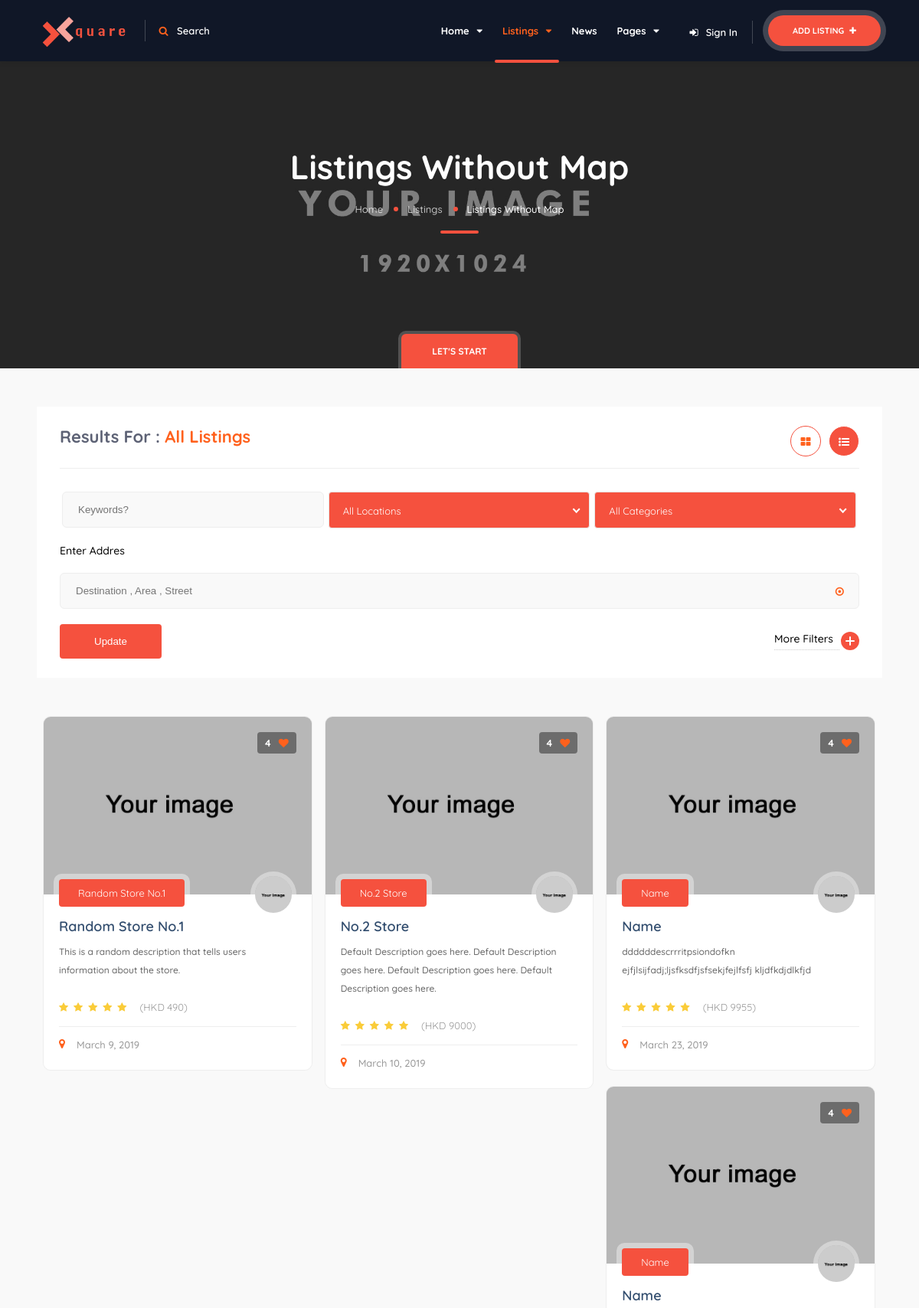
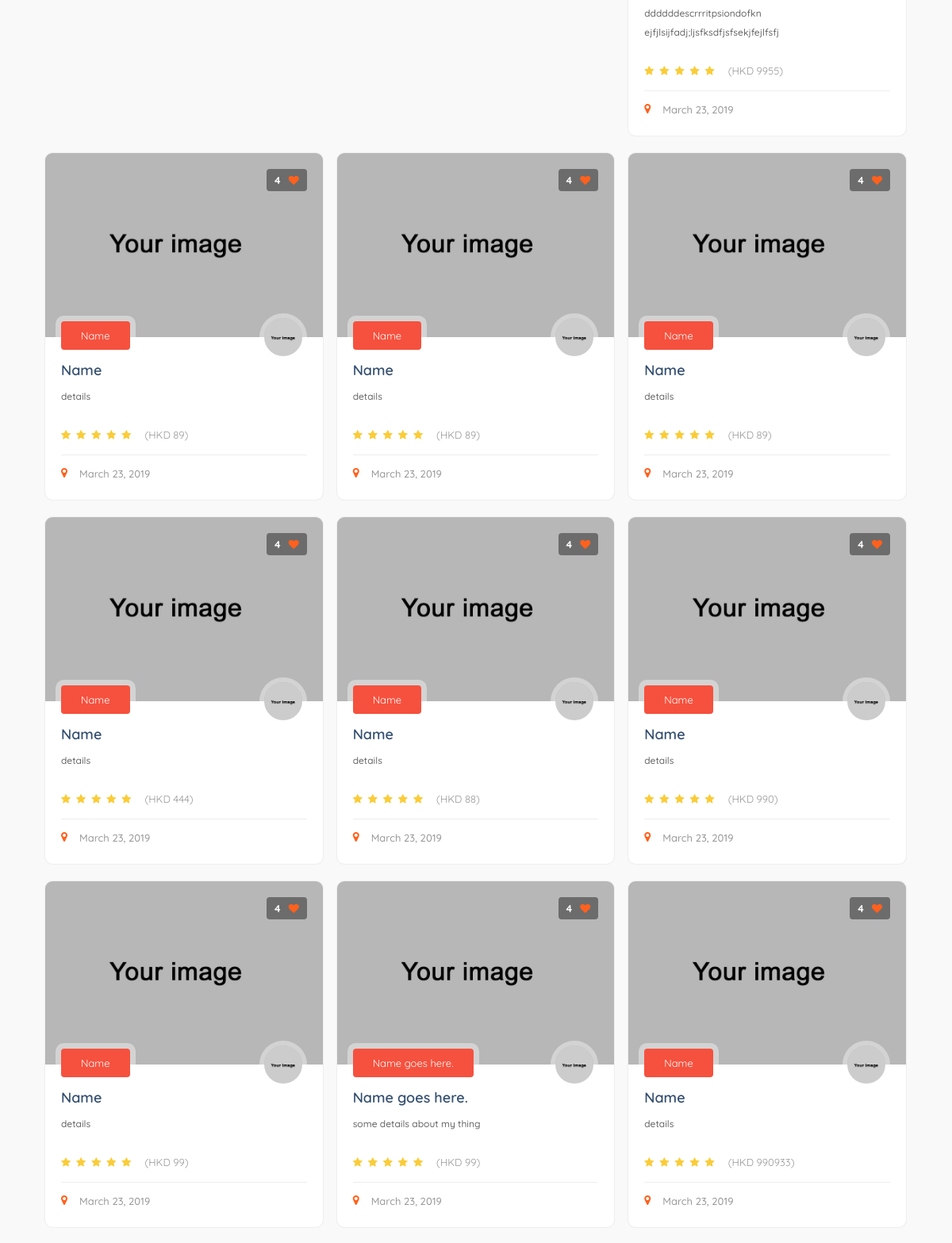
/polls/stores/ (upper part), run on the app's committed database (2 pictures, top to bottom).
### polls/models.py (models this page shows, shortened)
class Store(models.Model):
	ID = models.BigAutoField(primary_key=True)
	Name = models.CharField(max_length = 200)
	Description = models.TextField(default = "Default Description goes here. Default Description goes here. Default Description goes here. Default Description goes here.")
	Price = models.BigIntegerField()
	Image = models.CharField(max_length = 200,default = "../../static/images/games/5.jpg")
	Feature = models.BooleanField(default=True)
	Listdate = models.DateField(auto_now_add=True)

### polls/views.py (the view)
# urls.py: path('stores/',views.stores, name='stores'),
def stores(request):
	store_list = Store.objects.all()
	context = {'store_list': store_list}
	return render(request, 'stores.html', context)

### polls/templates/stores.html (shortened to what this page needs)
{% load static %}
<!DOCTYPE HTML>
<html lang="en">
    <head>
        <link type="text/css" rel="stylesheet" href="{% static 'css/reset.css' %}">
        <link type="text/css" rel="stylesheet" href="{% static 'css/plugins.css' %}">
        <link type="text/css" rel="stylesheet" href="{% static 'css/style.css' %}">
        <link type="text/css" rel="stylesheet" href="{% static 'css/color.css' %}">
    </head>
    <body>
        <div id="main">
            <header class="main-header dark-header fs-header sticky">
                <div class="header-inner">
                    <div class="logo-holder">
                        <a href="index.html"><img src="{% static 'images/logo.png' %}" alt=""></a>
                    </div>
                    <div class="show-search-button"><i class="fa fa-search"></i> <span>Search</span></div>
                    <a href="dashboard-add-listing.html" class="add-list">Add Listing <span><i class="fa fa-plus"></i></span></a>
                    <div class="show-reg-form modal-open"><i class="fa fa-sign-in"></i>Sign In</div>
                    <div class="nav-holder main-menu">
                        <nav>
                            <ul>
                                <li>
                                    <a href="#">Home <i class="fa fa-caret-down"></i></a>
                                </li>
                                <li>
                                    <a href="#" class="act-link">Listings <i class="fa fa-caret-down"></i></a>
                                </li>
                                <li>
                                    <a href="blog.html">News</a>
                                </li>
                                <li>
                                    <a href="#">Pages <i class="fa fa-caret-down"></i></a>
                                </li>
                            </ul>
                        </nav>
                    </div>
                </div>
            </header>
            <div id="wrapper">
                <div class="content">
                    <section class="parallax-section" data-scrollax-parent="true">
                        <div class="bg par-elem "  data-bg="{% static 'images/bg/1.jpg' %}" data-scrollax="properties: { translateY: '30%' }"></div>
                        <div class="overlay"></div>
                        <div class="container">
                            <div class="section-title center-align">
                                <h2><span>Listings Without Map</span></h2>
                                <div class="breadcrumbs fl-wrap"><a href="#">Home</a><a href="#">Listings</a><span>Listings Without Map</span></div>
                            </div>
                        </div>
                        <div class="header-sec-link">
                            <div class="container"><a href="#sec1" class="custom-scroll-link">Let's Start</a></div>
                        </div>
                    </section>
                    <section class="gray-bg no-pading no-top-padding" id="sec1">
                        <div class="col-list-wrap  center-col-list-wrap left-list">
                            <div class="container">
                                <div class="listsearch-maiwrap box-inside fl-wrap">
                                    <div class="listsearch-header fl-wrap">
                                        <h3>Results For : <span>All Listings</span></h3>
                                        <div class="listing-view-layout">
                                            <ul>
                                                <li><a class="grid active" href="#"><i class="fa fa-th-large"></i></a></li>
                                                <li><a class="list" href="#"><i class="fa fa-list-ul"></i></a></li>
                                            </ul>
                                        </div>
                                    </div>
                                    <div class="listsearch-input-wrap fl-wrap">
                                        <div class="listsearch-input-item">
                                            <input type="text" placeholder="Keywords?" value=""/>
                                        </div>
                                        <div class="listsearch-input-item">
                                        </div>
                                        <div class="listsearch-input-item">
                                        </div>
                                    <div class="listsearch-input-text" id="autocomplete-container">
                                        <label> Enter Addres </label>
                                        <input type="text" placeholder="Destination , Area , Street" id="autocomplete-input" class="qodef-archive-places-search" value=""/>
                                        <a  href="#"  class="loc-act qodef-archive-current-location"><i class="fa fa-dot-circle-o"></i></a>
                                    </div>
                                        <button class="button fs-map-btn">Update</button>
                                        <div class="more-filter-option">More Filters <span></span></div>
                                    </div>
                                </div>
                                <div class="list-main-wrap fl-wrap card-listing">
                                    {% if store_list %}
                                     {% for store in store_list %}
                                    <div class="listing-item">
                                        <article class="geodir-category-listing fl-wrap">
                                            <div class="geodir-category-img">
                                                <img src="{% static 'images/all/1.jpg' %}" alt="">
                                                <div class="overlay"></div>
                                                <div class="list-post-counter"><span>4</span><i class="fa fa-heart"></i></div>
                                            </div>
                                            <div class="geodir-category-content fl-wrap">
                                                <a class="listing-geodir-category" href="../store/{{ store.ID }}">{{ store.Name }}</a>
                                                <div class="listing-avatar"><a href="../store/{{ store.ID }}"><img src="{% static 'images/avatar/1.jpg' %}" alt=""></a>
                                                </div>
                                                <h3><a href="../store/{{ store.ID }}">{{ store.Name }}</a></h3>
                                                <p>{{ store.Description }}</p>
                                                <div class="geodir-category-options fl-wrap">
                                                    <div class="listing-rating card-popup-rainingvis" data-starrating2="5">
                                                        <span>(HKD {{ store.Price }})</span>
                                                    </div>
                                                    <div class="geodir-category-location"><a href="#"><i class="fa fa-map-marker" aria-hidden="true"></i> {{ store.Listdate }}</a></div>
                                                </div>
                                            </div>
                                        </article>
                                    </div>
                                      {% endfor %}
                                    {% endif %}
                                </div>
                            </div>
                        </div>
                    </section>
                </div>
            </div>
        </div>
    </body>
</html>

### data on the page
Store: Name "Random Store No.1", Description "This is a random description that tells users information about the store.", Price "490", Listdate "March 9, 2019"
Store: Name "No.2 Store", Description "Default Description goes here. Default Description goes here. Default Description goes here. Default Description goes here.", Price "9000", Listdate "March 10, 2019"
Store: Name "Name", Description "ddddddescrrritpsiondofkn ejfjlsijfadj;ljsfksdfjsfsekjfejlfsfj kljdfkdjdlkfjd", Price "9955", Listdate "March 23, 2019"
Store: Name "Name", Description "ddddddescrrritpsiondofkn ejfjlsijfadj;ljsfksdfjsfsekjfejlfsfj", Price "9955", Listdate "March 23, 2019"
Store: Name "Name", Description "details", Price "89", Listdate "March 23, 2019"
Store: Name "Name", Description "details", Price "89", Listdate "March 23, 2019"
Store: Name "Name", Description "details", Price "89", Listdate "March 23, 2019"
Store: Name "Name", Description "details", Price "444", Listdate "March 23, 2019"
Store: Name "Name", Description "details", Price "88", Listdate "March 23, 2019"
Store: Name "Name", Description "details", Price "990", Listdate "March 23, 2019"
Store: Name "Name", Description "details", Price "99", Listdate "March 23, 2019"
Store: Name "Name goes here.", Description "some details about my thing", Price "99", Listdate "March 23, 2019"
Store: Name "Name", Description "details", Price "990933", Listdate "March 23, 2019"
